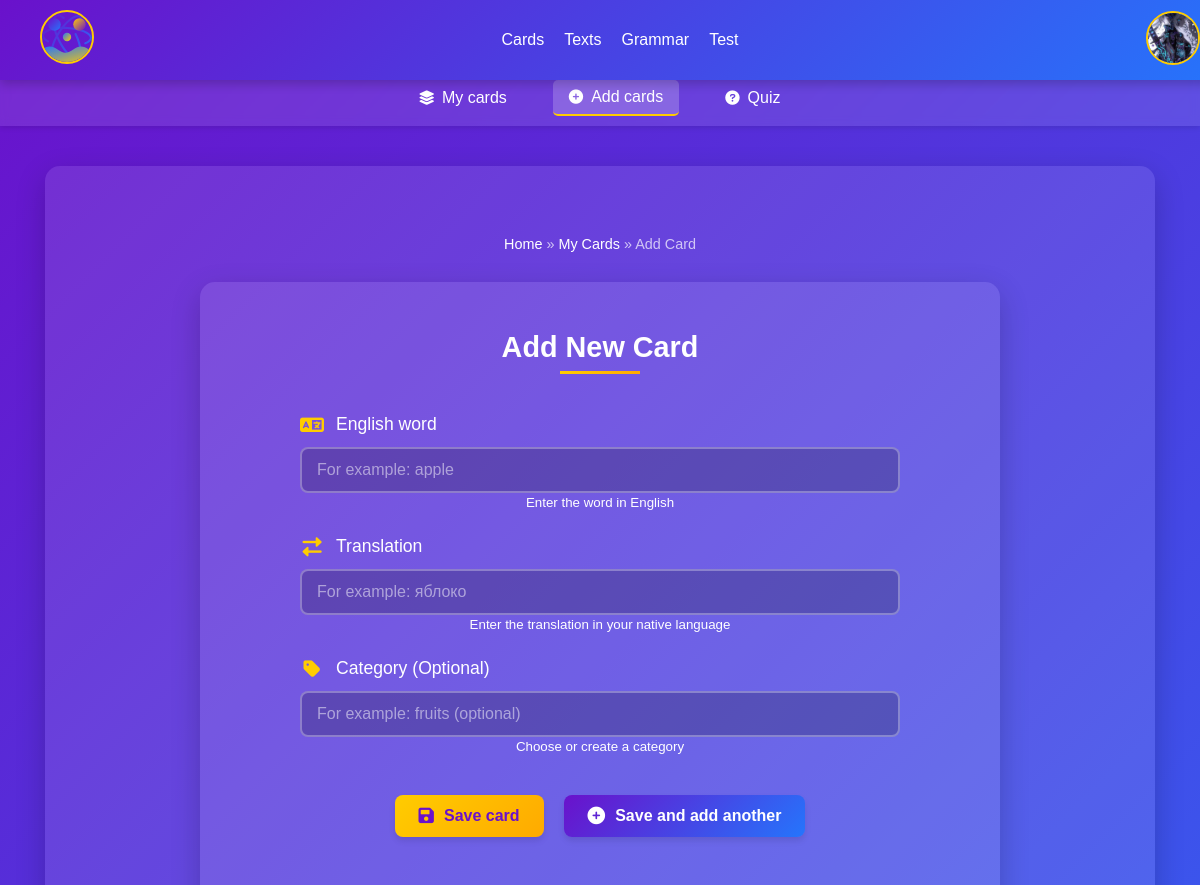
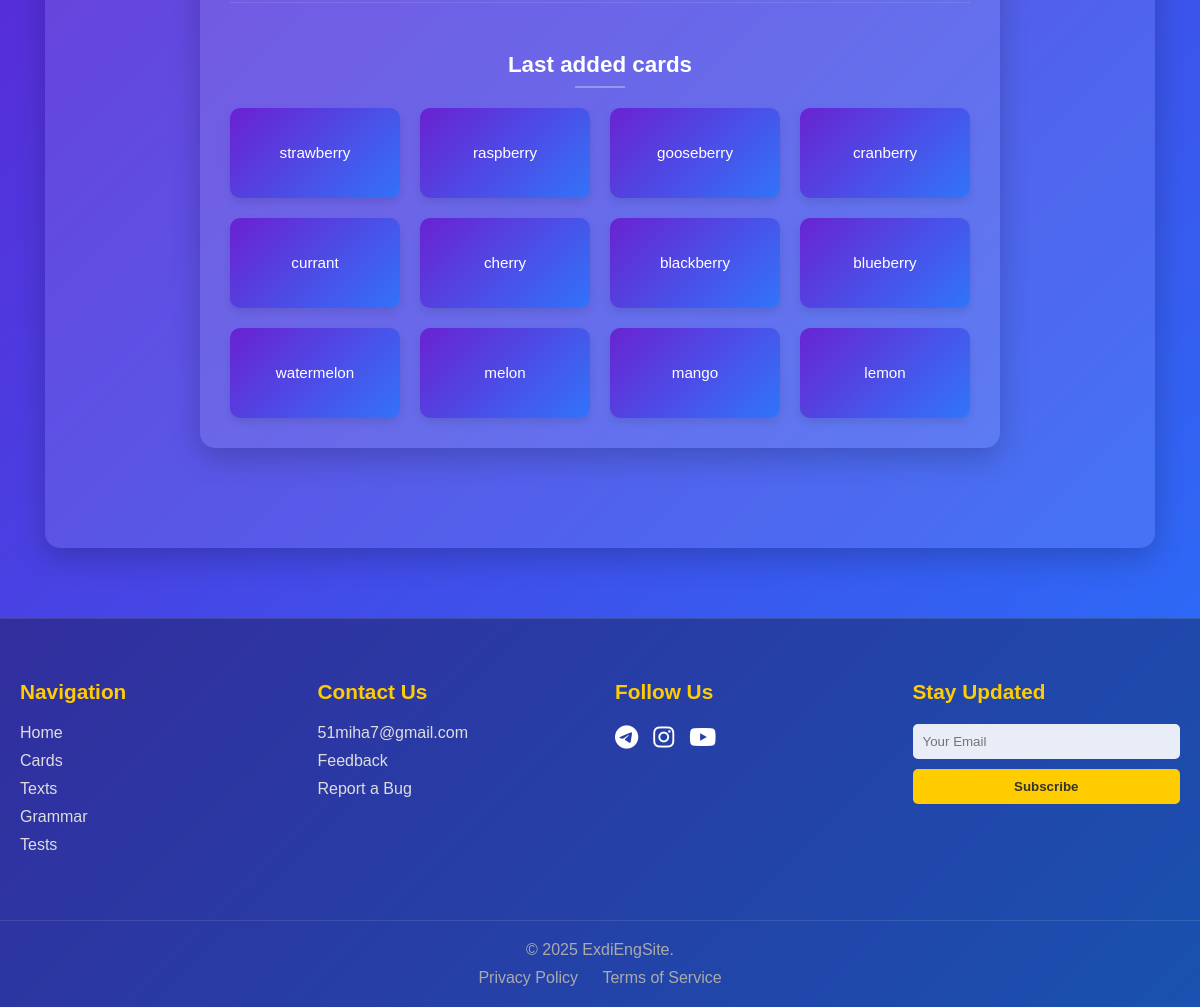
Page /cards/add-cards/ (signed in) on the committed database (2 pictures, top to bottom).
### mainpage/models.py (models this page shows, shortened)
class CustomUser(AbstractBaseUser, PermissionsMixin):
    username: models.CharField = models.CharField(
        max_length=150,
        unique=True,
        db_index=True,
        null=False
    )
    email: models.EmailField = models.EmailField(
        unique=True,
        null=False
    )
    first_name: models.CharField = models.CharField(
        max_length=30,
        blank=True,
        null=True
    )
    last_name: models.CharField = models.CharField(
        max_length=150,
        blank=True,
        null=True
    )
    is_active: models.BooleanField = models.BooleanField(
        default=True
    )
    is_staff: models.BooleanField = models.BooleanField(
        default=False
    )
    date_joined: models.DateTimeField = models.DateTimeField(
        default=timezone.now
    )
    last_login: models.DateTimeField = models.DateTimeField(
        null=True,
        blank=True
    )
    groups: models.ManyToManyField = models.ManyToManyField(
        Group,
        verbose_name='groups',
        blank=True,
        help_text='The groups this user belongs to.',
        related_name='customuser_set',
        related_query_name='customuser',
    )
    user_permissions: models.ManyToManyField = models.ManyToManyField(
        Permission,
        verbose_name='user permissions',
        blank=True,
        help_text='Specific permissions for this user.',
        related_name='customuser_set',
        related_query_name='customuser',
    )
    objects: BaseManager['CustomUser'] = CustomUserManager()
    USERNAME_FIELD: str = 'username'
    REQUIRED_FIELDS: list[str] = ['email']
    class Meta:
        verbose_name: str = 'user'
        verbose_name_plural: str = 'users'

### profilepage/models.py (models this page shows, shortened)
class Profile(models.Model):
    user: models.OneToOneField[UserModel] = models.OneToOneField(
        settings.AUTH_USER_MODEL,
        on_delete=models.CASCADE,
        related_name='profile'
    )
    username: models.CharField = models.CharField(
        max_length=150,
        verbose_name='Username'
    )
    email: models.EmailField = models.EmailField(
        verbose_name='Email'
    )
    first_name: models.CharField = models.CharField(
        max_length=30,
        verbose_name='First Name'
    )
    last_name: models.CharField = models.CharField(
        max_length=150,
        verbose_name='Last Name'
    )
    words_learned: models.PositiveIntegerField = models.PositiveIntegerField(
        default=0,
        verbose_name='Words Learned'
    )
    texts_read: models.PositiveIntegerField = models.PositiveIntegerField(
        default=0,
        verbose_name='Texts Read'
    )
    tests_completed: models.PositiveIntegerField = models.PositiveIntegerField(
        default=0,
        verbose_name='Tests Completed'
    )
    streak: models.PositiveIntegerField = models.PositiveIntegerField(
        default=0,
        verbose_name='Current Streak'
    )
    friends_count: models.PositiveIntegerField = models.PositiveIntegerField(
        default=0,
        verbose_name='Friends Count'
    )
    followers_count: models.PositiveIntegerField = models.PositiveIntegerField(
        default=0,
        verbose_name='Followers Count'
    )
    avatar: models.ImageField = models.ImageField(
        upload_to=avatar_upload_path,
        default='avatars/default_user.png',
        verbose_name='Avatar'
    )
    birth_date: models.DateField = models.DateField(
        null=True,
        blank=True,
        verbose_name='Birth Date'
    )
    study_start_date: models.DateField = models.DateField(
        auto_now_add=True,
        verbose_name='Study Start Date',
        blank=True
    )
    hide_first_name: models.BooleanField = models.BooleanField(
        default=False,
        verbose_name='Hide First Name'
    )
    hide_last_name: models.BooleanField = models.BooleanField(
        default=False,
        verbose_name='Hide Last Name'
    )
    hide_birth_date: models.BooleanField = models.BooleanField(
        default=False,
        verbose_name='Hide Birth Date'
    )
    bio: models.TextField = models.TextField(
        max_length=500,
        blank=True,
        verbose_name='Biography'
    )
    website: models.URLField = models.URLField(
        blank=True,
        verbose_name='Website'
    )
    location: models.CharField = models.CharField(
        max_length=100,
        blank=True,
        verbose_name='Location'
    )
    objects: models.Manager['Profile']

### cardspage/models.py (models this page shows, shortened)
class Card(models.Model):
    user: models.ForeignKey[CustomUser] = models.ForeignKey(
        CustomUser,
        on_delete=models.CASCADE
    )
    user_card_id: models.PositiveIntegerField = models.PositiveIntegerField(
        default=0
    )
    english_word: models.CharField = models.CharField(
        max_length=100
    )
    native_translation: models.CharField = models.CharField(
        max_length=100
    )
    category: models.CharField = models.CharField(
        max_length=50,
        blank=True,
        null=True
    )
    created_at: models.DateTimeField = models.DateTimeField(
        auto_now_add=True
    )
    objects: BaseManager['Card']
    class Meta:
        unique_together: Tuple[str, str] = ('user', 'user_card_id')

### cardspage/views.py (the view)
# urls.py: path('add-cards/', views.add_cards, name='add_cards'),
@login_required
def add_cards(request: HttpRequest) -> HttpResponse:
    form = CardForm(request.POST or None)
    if request.method == 'POST' and form.is_valid():
        CardCRUDService.create_card(form, request.user)
        return redirect('add_cards' if 'add_another' in request.POST else 'my_cards')
    context = {
        'form': form,
        'recent_cards': CardQueryService.get_recent_cards(request.user)
    }
    return render(request, 'cardspage/add_cards.html', context)

### cardspage/forms.py
class CardForm(BaseCardForm):
    pass

### cardspage/forms.py (called while the page is built)
    def _add_form_control_class(self: T) -> None:
        for field in self.fields.values():
            field.widget.attrs['class'] = 'form-control'

    def _set_placeholders(self: T) -> None:
        for field_name, placeholder in self.PLACEHOLDERS.items():
            if field_name in self.fields:
                self.fields[field_name].widget.attrs['placeholder'] = placeholder

### cardspage/services.py (called while the page is built)
    @staticmethod
    def apply_filters(queryset: QuerySet[Card], filters: Dict[str, Any]) -> QuerySet[Card]:
        queryset = CardFilterService._apply_letter_filter(queryset, filters.get('letter'))
        queryset = CardFilterService._apply_category_filter(queryset, filters.get('category'))
        queryset = CardFilterService._apply_sort(queryset, filters.get('sort'))
        return queryset

    @staticmethod
    def _apply_letter_filter(queryset: QuerySet[Card], letter: Optional[str]) -> QuerySet[Card]:
        if letter and letter.lower() != 'all':
            return queryset.filter(english_word__istartswith=letter)
        return queryset

    @staticmethod
    def _apply_category_filter(queryset: QuerySet[Card], category: Optional[str]) -> QuerySet[Card]:
        if category:
            if category == 'uncategorized':
                return queryset.filter(category__isnull=True)
            return queryset.filter(category=category)
        return queryset

    @staticmethod
    def _apply_sort(queryset: QuerySet[Card], sort: Optional[str]) -> QuerySet[Card]:
        if sort == 'oldest':
            return queryset.order_by('created_at')
        return queryset.order_by('-created_at')

    @staticmethod
    def get_user_cards(user: CustomUser, **filters: Any) -> QuerySet[Card]:
        queryset: QuerySet[Card] = Card.objects.filter(user=user)
        return CardFilterService.apply_filters(queryset, filters)

    @staticmethod
    def get_recent_cards(user: CustomUser, limit: int = 12) -> QuerySet[Card]:
        return CardQueryService.get_user_cards(user, sort='newest')[:limit]

### cardspage/templates/cardspage/add_cards.html (shortened to what this page needs)
{% extends 'cardspage/cards_base.html' %}
{% load static %}
{% block extra_css %}
<link rel="stylesheet" href="{% static 'style/navbar.css' %}">
<link rel="stylesheet" href="{% static 'style/cards.css' %}">
<link rel="stylesheet" href="{% static 'style/add_cards.css' %}">
{% endblock %}
{% block cards_content %}
<div class="main-container">
    <nav class="breadcrumbs">
        <a href="{% url 'home' %}">Home</a> &raquo;
        <a href="{% url 'my_cards' %}">My Cards</a> &raquo;
        <span>Add Card</span>
    </nav>
        <div class="add-cards-container">
            <h1 class="section-title">Add New Card</h1>
            <form method="post" class="card-form">
                <div class="form-group">
                    <label for="id_english_word">
                        <i class="fas fa-language"></i> English word
                    </label>
                    {{ form.english_word }}
                    <small class="form-help">Enter the word in English</small>
                </div>
                <div class="form-group">
                    <label for="id_native_translation">
                        <i class="fas fa-exchange-alt"></i> Translation
                    </label>
                    {{ form.native_translation }}
                    <small class="form-help">Enter the translation in your native language</small>
                </div>
                <div class="form-group">
                    <label for="id_category">
                        <i class="fas fa-tag"></i> Category (Optional)
                    </label>
                    {{ form.category }}
                    <small class="form-help">Choose or create a category</small>
                </div>
                <div class="form-actions">
                    <button type="submit" class="cta-button primary">
                        <i class="fas fa-save"></i> Save card
                    </button>
                    <button type="button" class="cta-button secondary" id="addAnother">
                        <i class="fas fa-plus-circle"></i> Save and add another
                    </button>
                </div>
            </form>
            <div class="recent-cards-section">
                <h2 class="section-subtitle">Last added cards</h2>
                <div class="mini-cards-grid">
                    {% for card in recent_cards %}
                    <div class="mini-card" onclick="flipMiniCard(this)">
                        <div class="mini-card-inner">
                            <div class="mini-card-front">
                                {{ card.english_word|truncatechars:15 }}
                            </div>
                            <div class="mini-card-back">
                                {{ card.native_translation|truncatechars:15 }}
                            </div>
                        </div>
                    </div>
                    {% empty %}
                    <p class="no-cards-notice">You haven't added any cards yet</p>
                    {% endfor %}
                </div>
            </div>
        </div>
</div>
{% endblock %}

### mainpage/templates/mainpage/navbar.html (shortened to what this page needs)
{% load static %}
<nav class="navbar">
    <div class="navbar-container">
        <div class="navbar-logo">
            <a href="{% url 'home' %}"><img src="{% static 'favicon/logo.svg' %}" id="logo-img"></a>
        </div>
        <div class="navbar-links">
            <a href="{% url 'my_cards' %}" class="navbar-link">Cards</a>
            <a href="#" class="navbar-link">Texts</a>
            <a href="#" class="navbar-link">Grammar</a>
            <a href="#" class="navbar-link">Test</a>
        </div>
        <div class="navbar-auth">
            {% if user.is_authenticated %}
                <div class="avatar-dropdown" id="avatarDropdown">
                    <img src="{{ user.profile.avatar.url }}" alt="User Avatar" class="avatar-img" id="avatar-img">
                </div>
            {% else %}
                <div class="navbar-auth-buttons">
                    <a href="{% url 'login' %}" class="navbar-button">Log In</a>
                    <a href="#" class="settings-icon">⚙️</a>
                </div>
            {% endif %}
        </div>
    </div>
</nav>

### mainpage/static/style/navbar.css (style rules this page uses)
html, body { margin: 0; padding: 0; width: 100%; height: 100%; }
.navbar { background: linear-gradient(135deg, #6a11cb, #2575fc); padding: 10px 20px; box-shadow: 0 4px 10px rgba(0, 0, 0, 0.2); width: 100%; position: fixed; top: 0; left: 0; z-index: 1000; }
.navbar-container { display: flex; justify-content: space-between; align-items: center; max-width: 1200px; margin: 0 auto; padding: 0 20px; }
.navbar-logo a { color: white; font-size: 1.5rem; font-weight: bold; text-decoration: none; }
.navbar-links { display: flex; gap: 20px; }
.navbar-link { color: white; text-decoration: none; font-size: 1rem; font-weight: 500; transition: color 0.3s ease; }
.navbar-auth { display: flex; align-items: center; gap: 10px; }
.avatar-dropdown { position: relative; cursor: pointer; }
#avatar-img, #logo-img { width: 50px; height: 50px; border-radius: 50%; object-fit: cover; border: 2px solid #ffcc00; transition: transform 0.3s ease; }

### cardspage/static/style/cards.css (style rules this page uses)
body { margin: 0; padding: 0; font-family: 'Poppins', sans-serif; background: linear-gradient(135deg, #6a11cb, #2575fc); background-attachment: fixed; background-size: cover; color: white; overflow-x: hidden; min-height: 100vh; }
.main-container { max-width: 1110px; margin: 20px auto; padding: 20px; }
.breadcrumbs { margin-bottom: 15px; font-size: 0.9rem; color: rgba(255, 255, 255, 0.7); }
.breadcrumbs a { color: white; text-decoration: none; transition: opacity 0.3s; }
.card-form { margin-top: 30px; max-width: 600px; margin-left: auto; margin-right: auto; }
.form-group { margin-bottom: 25px; }
.form-group label { display: flex; align-items: center; gap: 12px; color: white; font-size: 1.1rem; margin-bottom: 12px; font-weight: 500; }
.form-group label i { color: #ffcc00; width: 24px; text-align: center; font-size: 1.2rem; }
.card-form input[type="text"], .card-form select { width: 100%; padding: 12px 15px; border: 2px solid rgba(255, 255, 255, 0.3); border-radius: 8px; background: rgba(0, 0, 0, 0.2); color: white; font-size: 1rem; transition: all 0.3s ease; font-family: 'Poppins', sans-serif; box-sizing: border-box; }
.card-form input::placeholder { color: rgba(255, 255, 255, 0.5); opacity: 1; }
.form-actions { display: flex; justify-content: center; gap: 20px; margin-top: 40px; flex-wrap: wrap; }
.cta-button { padding: 12px 24px; border: none; border-radius: 8px; font-size: 1rem; font-weight: 600; cursor: pointer; transition: all 0.3s ease; display: flex; align-items: center; gap: 10px; text-decoration: none; box-shadow: 0 4px 6px rgba(0, 0, 0, 0.1); box-sizing: border-box; }
.cta-button.primary { background: linear-gradient(135deg, #ffcc00, #ffaa00); color: #6a11cb; }
.cta-button.secondary { background: linear-gradient(135deg, #6a11cb, #2575fc); color: white; }
.cta-button i { font-size: 1.1rem; }
.section-subtitle { color: white; font-size: 1.4rem; margin-bottom: 25px; text-align: center; position: relative; }
.section-subtitle::after { content: ''; position: absolute; bottom: -10px; left: 50%; transform: translateX(-50%); width: 50px; height: 2px; background: rgba(255, 255, 255, 0.3); }
.mini-cards-grid { display: grid; grid-template-columns: repeat(auto-fill, minmax(140px, 1fr)); gap: 20px; margin-top: 30px; }
.mini-card { height: 90px; perspective: 1000px; cursor: pointer; position: relative; }
.mini-card-inner { position: relative; width: 100%; height: 100%; transition: transform 0.4s ease; transform-style: preserve-3d; border-radius: 10px; box-shadow: 0 4px 8px rgba(0, 0, 0, 0.1); }
.mini-card-front, .mini-card-back { position: absolute; width: 100%; height: 100%; backface-visibility: hidden; display: flex; justify-content: center; align-items: center; border-radius: 10px; padding: 15px; box-sizing: border-box; font-size: 0.95rem; text-align: center; word-break: break-word; }
.mini-card-front { background: linear-gradient(135deg, rgba(106, 17, 203, 0.8), rgba(37, 117, 252, 0.8)); color: white; }
.mini-card-back { background: linear-gradient(135deg, rgba(37, 117, 252, 0.8), rgba(106, 17, 203, 0.8)); color: white; transform: rotateY(180deg); }

### rows in the picture
CustomUser: profile.avatar (picture)
Card: english_word "strawberry", native_translation "клубника"
Card: english_word "raspberry", native_translation "малина"
Card: english_word "gooseberry", native_translation "крыжовник"
Card: english_word "cranberry", native_translation "клюква"
Card: english_word "currant", native_translation "смородина"
Card: english_word "cherry", native_translation "вишня"
Card: english_word "blackberry", native_translation "ежевика"
Card: english_word "blueberry", native_translation "голубика"
Card: english_word "watermelon", native_translation "арбуз"
Card: english_word "melon", native_translation "дыня"
Card: english_word "mango", native_translation "манго"
Card: english_word "lemon", native_translation "лимон"
